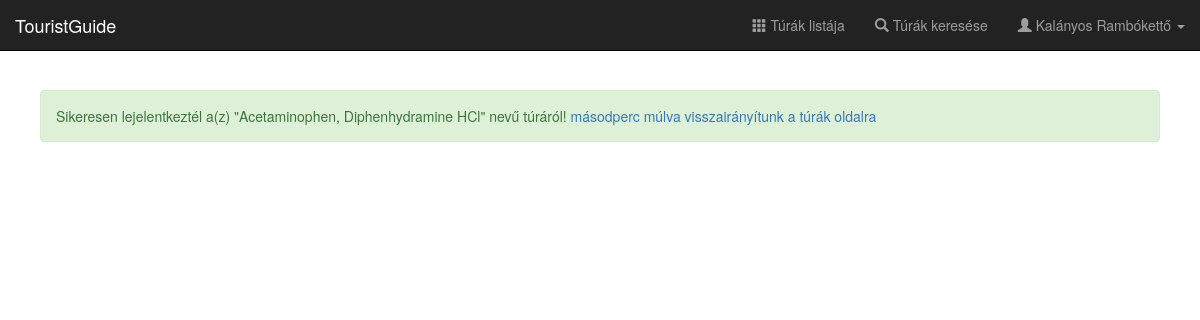
The page /detach-from-tour/11 (signed in) on the database its author committed.
### app/db/models.py (models this page shows, shortened)
class User(UserMixin, database.Model):
    __tablename__ = 'users'
    id = database.Column(database.Integer, primary_key=True)
    username = database.Column(database.String(64), unique=True, index=True)
    password = database.Column(database.String(40), nullable=False)
    fullname = database.Column(database.String(64), nullable=False)
    avatar_src = database.Column(database.String(100))
    birth = database.Column(database.Date)
    experience_id = database.Column(
        database.Integer, database.ForeignKey('experiences.id'))
    experience = database.relationship(
        'Experience', backref=database.backref('users', lazy='dynamic')
    )
    account_type_id = database.Column(
        database.Integer, database.ForeignKey('roles.id')
    )
    account_type = database.relationship(
        'Role', backref=database.backref('users', lazy='dynamic')
    )
    email = database.Column(database.String(100), nullable=False)
    phone = database.Column(database.String(11))
    allowance = database.Column(database.Integer)
    numoftours = database.Column(database.Integer)
    status = database.Column(database.Integer)

class Tour(database.Model):
    __tablename__ = 'tours'
    id = database.Column(database.Integer, primary_key=True)
    name = database.Column(database.String(64), index=True)
    place = database.Column(database.String(64))
    start_datetime = database.Column(database.DateTime)
    end_datetime = database.Column(database.DateTime)
    images = database.Column(database.Text)
    experience_id = database.Column(
        database.Integer, database.ForeignKey('experiences.id')
    )
    experience = database.relationship(
        'Experience', backref=database.backref('tours', lazy='dynamic')
    )
    tour_guide_id = database.Column(
        database.Integer, database.ForeignKey('users.id')
    )
    tour_guide = database.relationship(
        'User', backref=database.backref('tours', lazy='dynamic')
    )
    description = database.Column(database.Text)
    price = database.Column(database.Integer)

### app/users/views.py (the view)
@users.route('/detach-from-tour/<int:tour_id>')
@login_required
def detach_from_tour(tour_id):
    tour = TourDAO.get_tour_by_id(tour_id)
    success = RegistrationDAO.unregister_user(current_user.id, tour)
    if success:
        UserDAO.decTour(current_user)
    return render_template(
            'detach.html', tour=tour, success=success)

### app/db/models.py (called while the page is built)
@loginmanager.user_loader
def load_user(user_id):
    return User.query.get(int(user_id))

### app/db/registrationmanager.py (called while the page is built)
    @staticmethod
    def unregister_user(user_id, tour):
        last_apply = tour.start_datetime + timedelta(days=-1)
        last_apply = last_apply.replace(hour=12, minute=0, second=0, microsecond=0)
        if last_apply <= datetime.now():
            return False
        Registration.query.filter_by(tour_id=tour.id, user_id=user_id).delete()
        database.session.commit()
        return True

### app/db/tourmanager.py (called while the page is built)
    @staticmethod
    def get_tour_by_id(tour_id):
        return Tour.query.get(tour_id)

### app/db/usermanager.py (called while the page is built)
    @staticmethod
    def decTour(user):
        ntours = database.session.query(User.numoftours).filter(User.id == user.id).first()
        numoftours_ = ntours[0] - 1
        allowance_ = None
        if numoftours_ < 5:
            allowance_ = None
        database.session.execute(
            update(User).where(User.id == user.id).values(numoftours=numoftours_, allowance=allowance_))
        database.session.commit()
        return True

### app/templates/detach.html (shortened to what this page needs)
{% extends "base.html" %}
{% block page_content %}
<div class="alert {{ 'alert-success' if success else 'alert-danger' }}" role="alert">
  {% if success %}
    Sikeresen lejelentkeztél a(z) "{{ tour.name|safe }}" nevű túráról!
  {% else %}
    Lejelentkezés letíltásra került! Legkésőbbi lejelentkezés a túra előtti nap 11:59:59.
  {% endif %}
    <a href="/tours"><div id="timeLeft" style="display: inline;">15</div> másodperc múlva visszairányítunk a túrák oldalra </a>
</div>
{% endblock page_content %}

### app/templates/navbar.html (shortened to what this page needs)
<nav class="navbar navbar-inverse navbar-fixed-top">
  <div class="container-fluid">
    <div class="navbar-header">
      <a class="navbar-brand" href="/">TouristGuide</a>
    </div>
    <div id="navbar" class="navbar-collapse collapse">
      <ul class="nav navbar-nav navbar-right">
        <li><a href="{{ url_for('tours.tours_default') }}"><span class="glyphicon glyphicon-th" aria-hidden="true"></span>
          Túrák listája</a></li>
        <li><a href="{{ url_for('tours.search_tours') }}"><span class="glyphicon glyphicon-search" aria-hidden="true"></span>
          Túrák keresése</a></li>
        {% if current_user.is_authenticated %}
        <li class="dropdown">
          <a href="#" class="dropdown-toggle" data-toggle="dropdown" role="button" aria-haspopup="true" aria-expanded="false">
            <span class="glyphicon glyphicon-user" aria-hidden="true"></span>
            {{ current_user.fullname }}
            <span class="caret"></span>
          </a>
        </li>
        {% else %}
        <li><a href="{{ url_for('users.register') }}"><span class="glyphicon glyphicon-edit" aria-hidden="true"></span>
          Regisztráció</a></li>
        <li><a href="{{ url_for('users.login') }}"><span class="glyphicon glyphicon-log-in" aria-hidden="true"></span>
          Bejelentkezés</a></li>
        {% endif %}
      </ul>
    </div>
  </div>
</nav>

### app/static/css/main.css (style rules this page uses)
body { padding-top: 50px; }

### rows shown on the page
User: fullname "Kalányos Rambókettő"
Tour: name "Acetaminophen, Diphenhydramine HCl"
